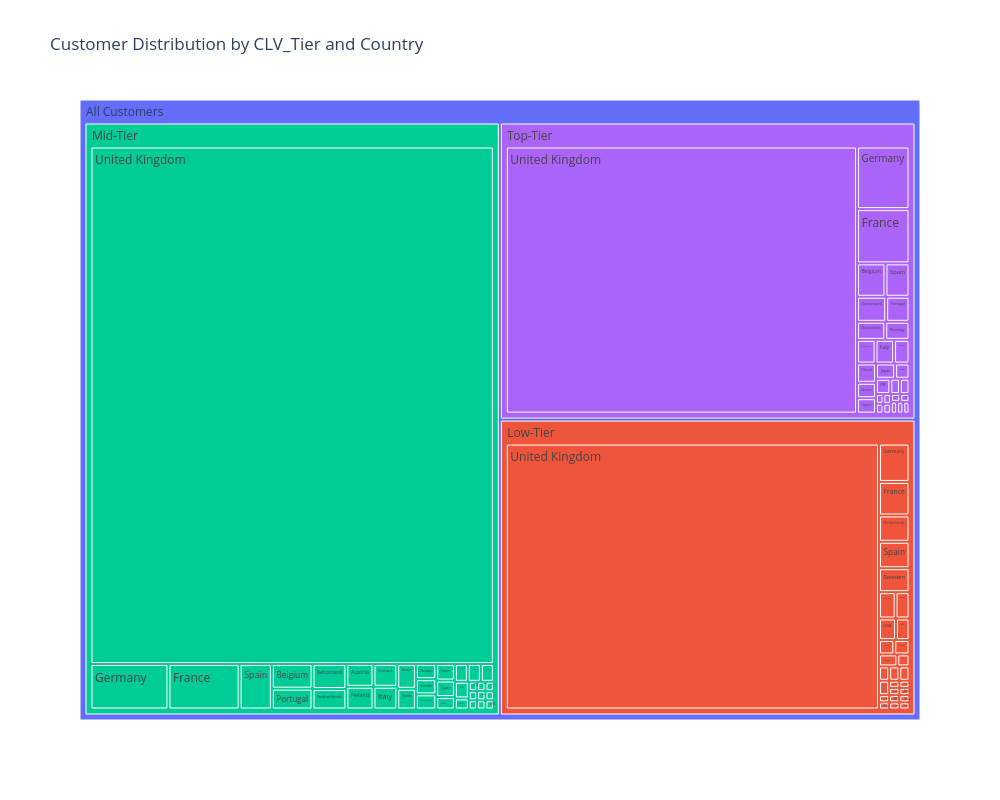

Notebook cell for this chart:
### Code cell
Tier_Geo_plot = Tier_Geo.copy()

Tier_Geo_plot['CLV_Tier'] = Tier_Geo_plot['CLV_Tier'].astype(object)
Tier_Geo_plot['Country'] = Tier_Geo_plot['Country'].astype(object)

import plotly.express as px

fig = px.treemap(
    Tier_Geo_plot,
    path=[px.Constant("All Customers"), 'CLV_Tier', 'Country'], # Defines the hierarchy
    values='count',
    color='CLV_Tier',
    title='Customer Distribution by CLV_Tier and Country',
    width=1000,   # increase width
    height=800    # increase height
)
fig.show()

### Figure 1 — Plotly figure (JSON) as saved in the notebook; plotly's stock layout.template omitted (floating-point values rounded to 4 significant figures)
{"data": [{"branchvalues": "total", "customdata": [["(?)"], ["Low-Tier"], ["Low-Tier"], ["Low-Tier"], ["Low-Tier"], ["Low-Tier"], ["Low-Tier"], ["Low-Tier"], ["Low-Tier"], ["Low-Tier"], ["Low-Tier"], ["Low-Tier"], ["Low-Tier"], ["Low-Tier"], ["Low-Tier"], ["Low-Tier"], ["Low-Tier"], ["Low-Tier"], ["Low-Tier"], ["Low-Tier"], ["Low-Tier"], ["Low-Tier"], ["Low-Tier"], ["Low-Tier"], ["Low-Tier"], ["Low-Tier"], ["Low-Tier"], ["Low-Tier"], ["Low-Tier"], ["Low-Tier"], ["Low-Tier"], ["Low-Tier"], ["Low-Tier"], ["Low-Tier"], ["Low-Tier"], ["Low-Tier"], ["Low-Tier"], ["Low-Tier"], ["Low-Tier"], ["Low-Tier"], ["Low-Tier"], ["Low-Tier"], ["Low-Tier"], ["Mid-Tier"], ["Mid-Tier"], ["Mid-Tier"], ["Mid-Tier"], ["Mid-Tier"], ["Mid-Tier"], ["Mid-Tier"], ["Mid-Tier"], ["Mid-Tier"], ["Mid-Tier"], ["Mid-Tier"], ["Mid-Tier"], ["Mid-Tier"], ["Mid-Tier"], ["Mid-Tier"], ["Mid-Tier"], ["Mid-Tier"], ["Mid-Tier"], ["Mid-Tier"], ["Mid-Tier"], ["Mid-Tier"], ["Mid-Tier"], ["Mid-Tier"], ["Mid-Tier"], ["Mid-Tier"], ["Mid-Tier"], ["Mid-Tier"], ["Mid-Tier"], ["Mid-Tier"], ["Mid-Tier"], ["Mid-Tier"], ["Mid-Tier"], ["Mid-Tier"], ["Mid-Tier"], ["Mid-Tier"], ["Mid-Tier"], ["Mid-Tier"], ["Mid-Tier"], ["Mid-Tier"], ["Mid-Tier"], ["Mid-Tier"], ["Mid-Tier"], ["Top-Tier"], ["Top-Tier"], ["Top-Tier"], ["Top-Tier"], ["Top-Tier"], ["Top-Tier"], ["Top-Tier"], ["Top-Tier"], ["Top-Tier"], ["Top-Tier"], ["Top-Tier"], ["Top-Tier"], ["Top-Tier"], ["Top-Tier"], ["Top-Tier"], ["Top-Tier"], ["Top-Tier"], ["Top-Tier"], ["Top-Tier"], ["Top-Tier"], ["Top-Tier"], ["Top-Tier"], ["Top-Tier"], ["Top-Tier"], ["Top-Tier"], ["Top-Tier"], ["Top-Tier"], ["Top-Tier"], ["Top-Tier"], ["Top-Tier"], ["Top-Tier"], ["Top-Tier"], ["Top-Tier"], ["Top-Tier"], ["Top-Tier"], ["Top-Tier"], ["Top-Tier"], ["Top-Tier"], ["Top-Tier"], ["Top-Tier"], ["Top-Tier"], ["Top-Tier"]], "domain": {"x": [0, 1], "y": [0, 1]}, "hovertemplate": "labels=%{label}<br>count=%{value}<br>parent=%{parent}<br>id=%{id}<br>CLV_Tier=%{customdata[0]}<extra></extra>", "ids": ["All Customers", "All Customers/Low-Tier/Netherlands", "All Customers/Low-Tier/Nigeria", "All Customers/Low-Tier/Norway", "All Customers/Low-Tier/Poland", "All Customers/Low-Tier/Portugal", "All Customers/Low-Tier/RSA", "All Customers/Low-Tier/Saudi Arabia", "All Customers/Low-Tier/Singapore", "All Customers/Low-Tier/Malta", "All Customers/Low-Tier/Spain", "All Customers/Low-Tier/Switzerland", "All Customers/Low-Tier/Thailand", "All Customers/Low-Tier/USA", "All Customers/Low-Tier/United Arab Emirates", "All Customers/Low-Tier/United Kingdom", "All Customers/Low-Tier/Unspecified", "All Customers/Low-Tier/West Indies", "All Customers/Low-Tier", "All Customers/Low-Tier/Sweden", "All Customers/Low-Tier/Lithuania", "All Customers/Low-Tier/Australia", "All Customers/Low-Tier/Korea", "All Customers/Low-Tier/Austria", "All Customers/Low-Tier/Bahrain", "All Customers/Low-Tier/Belgium", "All Customers/Low-Tier/Brazil", "All Customers/Low-Tier/Canada", "All Customers/Low-Tier/Cyprus", "All Customers/Low-Tier/Czech Republic", "All Customers/Low-Tier/Denmark", "All Customers/Low-Tier/EIRE", "All Customers/Low-Tier/Channel Islands", "All Customers/Low-Tier/Finland", "All Customers/Low-Tier/Japan", "All Customers/Low-Tier/European Community", "All Customers/Low-Tier/Italy", "All Customers/Low-Tier/Israel", "All Customers/Low-Tier/Lebanon", "All Customers/Low-Tier/Greece", "All Customers/Low-Tier/Germany", "All Customers/Low-Tier/France", "All Customers/Low-Tier/Iceland", "All Customers/Mid-Tier/Singapore", "All Customers/Mid-Tier/Nigeria", "All Customers/Mid-Tier/Norway", "All Customers/Mid-Tier/Poland", "All Customers/Mid-Tier/Portugal", "All Customers/Mid-Tier/RSA", "All Customers/Mid-Tier/Saudi Arabia", "All Customers/Mid-Tier/Netherlands", "All Customers/Mid-Tier", "All Customers/Mid-Tier/Switzerland", "All Customers/Mid-Tier/Thailand", "All Customers/Mid-Tier/USA", "All Customers/Mid-Tier/United Arab Emirates", "All Customers/Mid-Tier/United Kingdom", "All Customers/Mid-Tier/Unspecified", "All Customers/Mid-Tier/West Indies", "All Customers/Mid-Tier/Malta", "All Customers/Mid-Tier/Spain", "All Customers/Mid-Tier/Lebanon", "All Customers/Mid-Tier/Sweden", "All Customers/Mid-Tier/Lithuania", "All Customers/Mid-Tier/Korea", "All Customers/Mid-Tier/Australia", "All Customers/Mid-Tier/Bahrain", "All Customers/Mid-Tier/Belgium", "All Customers/Mid-Tier/Brazil", "All Customers/Mid-Tier/Canada", "All Customers/Mid-Tier/Channel Islands", "All Customers/Mid-Tier/Cyprus", "All Customers/Mid-Tier/Czech Republic", "All Customers/Mid-Tier/Denmark", "All Customers/Mid-Tier/Austria", "All Customers/Mid-Tier/European Community", "All Customers/Mid-Tier/Finland", "All Customers/Mid-Tier/France", "All Customers/Mid-Tier/Germany", "All Customers/Mid-Tier/Greece", "All Customers/Mid-Tier/Iceland", "All Customers/Mid-Tier/Israel", "All Customers/Mid-Tier/Italy", "All Customers/Mid-Tier/Japan", "All Customers/Mid-Tier/EIRE", "All Customers/Top-Tier/Saudi Arabia", "All Customers/Top-Tier/RSA", "All Customers/Top-Tier/Netherlands", "All Customers/Top-Tier/Poland", "All Customers/Top-Tier/Norway", "All Customers/Top-Tier/Nigeria", "All Customers/Top-Tier/Portugal", "All Customers/Top-Tier/Singapore", "All Customers/Top-Tier/Thailand", "All Customers/Top-Tier/Sweden", "All Customers/Top-Tier/Switzerland", "All Customers/Top-Tier/USA", "All Customers/Top-Tier/United Arab Emirates", "All Customers/Top-Tier/United Kingdom", "All Customers/Top-Tier/Unspecified", "All Customers/Top-Tier/West Indies", "All Customers/Top-Tier/Malta", "All Customers/Top-Tier/Spain", "All Customers/Top-Tier/Lithuania", "All Customers/Top-Tier", "All Customers/Top-Tier/Korea", "All Customers/Top-Tier/Australia", "All Customers/Top-Tier/Austria", "All Customers/Top-Tier/Bahrain", "All Customers/Top-Tier/Belgium", "All Customers/Top-Tier/Brazil", "All Customers/Top-Tier/Canada", "All Customers/Top-Tier/Channel Islands", "All Customers/Top-Tier/Cyprus", "All Customers/Top-Tier/Czech Republic", "All Customers/Top-Tier/Denmark", "All Customers/Top-Tier/EIRE", "All Customers/Top-Tier/European Community", "All Customers/Top-Tier/France", "All Customers/Top-Tier/Germany", "All Customers/Top-Tier/Greece", "All Customers/Top-Tier/Iceland", "All Customers/Top-Tier/Israel", "All Customers/Top-Tier/Italy", "All Customers/Top-Tier/Japan", "All Customers/Top-Tier/Lebanon", "All Customers/Top-Tier/Finland"], "labels": ["All Customers", "Netherlands", "Nigeria", "Norway", "Poland", "Portugal", "RSA", "Saudi Arabia", "Singapore", "Malta", "Spain", "Switzerland", "Thailand", "USA", "United Arab Emirates", "United Kingdom", "Unspecified", "West Indies", "Low-Tier", "Sweden", "Lithuania", "Australia", "Korea", "Austria", "Bahrain", "Belgium", "Brazil", "Canada", "Cyprus", "Czech Republic", "Denmark", "EIRE", "Channel Islands", "Finland", "Japan", "European Community", "Italy", "Israel", "Lebanon", "Greece", "Germany", "France", "Iceland", "Singapore", "Nigeria", "Norway", "Poland", "Portugal", "RSA", "Saudi Arabia", "Netherlands", "Mid-Tier", "Switzerland", "Thailand", "USA", "United Arab Emirates", "United Kingdom", "Unspecified", "West Indies", "Malta", "Spain", "Lebanon", "Sweden", "Lithuania", "Korea", "Australia", "Bahrain", "Belgium", "Brazil", "Canada", "Channel Islands", "Cyprus", "Czech Republic", "Denmark", "Austria", "European Community", "Finland", "France", "Germany", "Greece", "Iceland", "Israel", "Italy", "Japan", "EIRE", "Saudi Arabia", "RSA", "Netherlands", "Poland", "Norway", "Nigeria", "Portugal", "Singapore", "Thailand", "Sweden", "Switzerland", "USA", "United Arab Emirates", "United Kingdom", "Unspecified", "West Indies", "Malta", "Spain", "Lithuania", "Top-Tier", "Korea", "Australia", "Austria", "Bahrain", "Belgium", "Brazil", "Canada", "Channel Islands", "Cyprus", "Czech Republic", "Denmark", "EIRE", "European Community", "France", "Germany", "Greece", "Iceland", "Israel", "Italy", "Japan", "Lebanon", "Finland"], "marker": {"colors": ["#636efa", "#EF553B", "#EF553B", "#EF553B", "#EF553B", "#EF553B", "#EF553B", "#EF553B", "#EF553B", "#EF553B", "#EF553B", "#EF553B", "#EF553B", "#EF553B", "#EF553B", "#EF553B", "#EF553B", "#EF553B", "#EF553B", "#EF553B", "#EF553B", "#EF553B", "#EF553B", "#EF553B", "#EF553B", "#EF553B", "#EF553B", "#EF553B", "#EF553B", "#EF553B", "#EF553B", "#EF553B", "#EF553B", "#EF553B", "#EF553B", "#EF553B", "#EF553B", "#EF553B", "#EF553B", "#EF553B", "#EF553B", "#EF553B", "#EF553B", "#00cc96", "#00cc96", "#00cc96", "#00cc96", "#00cc96", "#00cc96", "#00cc96", "#00cc96", "#00cc96", "#00cc96", "#00cc96", "#00cc96", "#00cc96", "#00cc96", "#00cc96", "#00cc96", "#00cc96", "#00cc96", "#00cc96", "#00cc96", "#00cc96", "#00cc96", "#00cc96", "#00cc96", "#00cc96", "#00cc96", "#00cc96", "#00cc96", "#00cc96", "#00cc96", "#00cc96", "#00cc96", "#00cc96", "#00cc96", "#00cc96", "#00cc96", "#00cc96", "#00cc96", "#00cc96", "#00cc96", "#00cc96", "#00cc96", "#ab63fa", "#ab63fa", "#ab63fa", "#ab63fa", "#ab63fa", "#ab63fa", "#ab63fa", "#ab63fa", "#ab63fa", "#ab63fa", "#ab63fa", "#ab63fa", "#ab63fa", "#ab63fa", "#ab63fa", "#ab63fa", "#ab63fa", "#ab63fa", "#ab63fa", "#ab63fa", "#ab63fa", "#ab63fa", "#ab63fa", "#ab63fa", "#ab63fa", "#ab63fa", "#ab63fa", "#ab63fa", "#ab63fa", "#ab63fa", "#ab63fa", "#ab63fa", "#ab63fa", "#ab63fa", "#ab63fa", "#ab63fa", "#ab63fa", "#ab63fa", "#ab63fa", "#ab63fa", "#ab63fa", "#ab63fa"]}, "name": "", "parents": ["", "All Customers/Low-Tier", "All Customers/Low-Tier", "All Customers/Low-Tier", "All Customers/Low-Tier", "All Customers/Low-Tier", "All Customers/Low-Tier", "All Customers/Low-Tier", "All Customers/Low-Tier", "All Customers/Low-Tier", "All Customers/Low-Tier", "All Customers/Low-Tier", "All Customers/Low-Tier", "All Customers/Low-Tier", "All Customers/Low-Tier", "All Customers/Low-Tier", "All Customers/Low-Tier", "All Customers/Low-Tier", "All Customers", "All Customers/Low-Tier", "All Customers/Low-Tier", "All Customers/Low-Tier", "All Customers/Low-Tier", "All Customers/Low-Tier", "All Customers/Low-Tier", "All Customers/Low-Tier", "All Customers/Low-Tier", "All Customers/Low-Tier", "All Customers/Low-Tier", "All Customers/Low-Tier", "All Customers/Low-Tier", "All Customers/Low-Tier", "All Customers/Low-Tier", "All Customers/Low-Tier", "All Customers/Low-Tier", "All Customers/Low-Tier", "All Customers/Low-Tier", "All Customers/Low-Tier", "All Customers/Low-Tier", "All Customers/Low-Tier", "All Customers/Low-Tier", "All Customers/Low-Tier", "All Customers/Low-Tier", "All Customers/Mid-Tier", "All Customers/Mid-Tier", "All Customers/Mid-Tier", "All Customers/Mid-Tier", "All Customers/Mid-Tier", "All Customers/Mid-Tier", "All Customers/Mid-Tier", "All Customers/Mid-Tier", "All Customers", "All Customers/Mid-Tier", "All Customers/Mid-Tier", "All Customers/Mid-Tier", "All Customers/Mid-Tier", "All Customers/Mid-Tier", "All Customers/Mid-Tier", "All Customers/Mid-Tier", "All Customers/Mid-Tier", "All Customers/Mid-Tier", "All Customers/Mid-Tier", "All Customers/Mid-Tier", "All Customers/Mid-Tier", "All Customers/Mid-Tier", "All Customers/Mid-Tier", "All Customers/Mid-Tier", "All Customers/Mid-Tier", "All Customers/Mid-Tier", "All Customers/Mid-Tier", "All Customers/Mid-Tier", "All Customers/Mid-Tier", "All Customers/Mid-Tier", "All Customers/Mid-Tier", "All Customers/Mid-Tier", "All Customers/Mid-Tier", "All Customers/Mid-Tier", "All Customers/Mid-Tier", "All Customers/Mid-Tier", "All Customers/Mid-Tier", "All Customers/Mid-Tier", "All Customers/Mid-Tier", "All Customers/Mid-Tier", "All Customers/Mid-Tier", "All Customers/Mid-Tier", "All Customers/Top-Tier", "All Customers/Top-Tier", "All Customers/Top-Tier", "All Customers/Top-Tier", "All Customers/Top-Tier", "All Customers/Top-Tier", "All Customers/Top-Tier", "All Customers/Top-Tier", "All Customers/Top-Tier", "All Customers/Top-Tier", "All Customers/Top-Tier", "All Customers/Top-Tier", "All Customers/Top-Tier", "All Customers/Top-Tier", "All Customers/Top-Tier", "All Customers/Top-Tier", "All Customers/Top-Tier", "All Customers/Top-Tier", "All Customers/Top-Tier", "All Customers", "All Customers/Top-Tier", "All Customers/Top-Tier", "All Customers/Top-Tier", "All Customers/Top-Tier", "All Customers/Top-Tier", "All Customers/Top-Tier", "All Customers/Top-Tier", "All Customers/Top-Tier", "All Customers/Top-Tier", "All Customers/Top-Tier", "All Customers/Top-Tier", "All Customers/Top-Tier", "All Customers/Top-Tier", "All Customers/Top-Tier", "All Customers/Top-Tier", "All Customers/Top-Tier", "All Customers/Top-Tier", "All Customers/Top-Tier", "All Customers/Top-Tier", "All Customers/Top-Tier", "All Customers/Top-Tier", "All Customers/Top-Tier"], "type": "treemap", "values": [5894.0, 11.0, 1.0, 3.0, 0.0, 5.0, 1.0, 0.0, 0.0, 0.0, 11.0, 1.0, 0.0, 5.0, 2.0, 1360.0, 2.0, 1.0, 1471.0, 10.0, 0.0, 6.0, 2.0, 1.0, 0.0, 3.0, 1.0, 0.0, 3.0, 0.0, 0.0, 1.0, 2.0, 1.0, 2.0, 0.0, 4.0, 1.0, 0.0, 1.0, 16.0, 14.0, 0.0, 0.0, 0.0, 4.0, 5.0, 11.0, 1.0, 1.0, 9.0, 2946.0, 11.0, 1.0, 3.0, 1.0, 2708.0, 3.0, 0.0, 0.0, 19.0, 1.0, 6.0, 0.0, 0.0, 3.0, 2.0, 13.0, 1.0, 4.0, 4.0, 4.0, 1.0, 7.0, 8.0, 1.0, 8.0, 42.0, 46.0, 3.0, 0.0, 3.0, 7.0, 4.0, 1.0, 0.0, 0.0, 2.0, 1.0, 6.0, 0.0, 8.0, 1.0, 0.0, 3.0, 10.0, 1.0, 1.0, 1285.0, 1.0, 0.0, 2.0, 11.0, 1.0, 1477.0, 0.0, 6.0, 4.0, 0.0, 13.0, 0.0, 1.0, 7.0, 4.0, 0.0, 5.0, 3.0, 0.0, 39.0, 45.0, 1.0, 1.0, 0.0, 6.0, 4.0, 0.0, 5.0]}], "layout": {"height": 800, "legend": {"tracegroupgap": 0}, "title": {"text": "Customer Distribution by CLV_Tier and Country"}, "width": 1000}}
